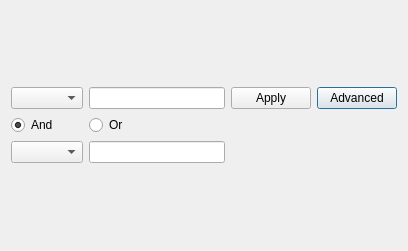
<?xml version="1.0" encoding="UTF-8"?>
<ui version="4.0">
 <class>FilterDialog</class>
 <widget class="QDialog" name="FilterDialog">
  <property name="geometry">
   <rect>
    <x>0</x>
    <y>0</y>
    <width>408</width>
    <height>251</height>
   </rect>
  </property>
  <property name="windowTitle">
   <string>Dialog</string>
  </property>
  <layout class="QGridLayout" name="gridLayout_2">
   <item row="0" column="0">
    <layout class="QGridLayout" name="gridLayout">
     <item row="0" column="0">
      <widget class="QComboBox" name="filter1Combo"/>
     </item>
     <item row="0" column="1">
      <widget class="QLineEdit" name="filter1Edit">
       <property name="frame">
        <bool>true</bool>
       </property>
      </widget>
     </item>
     <item row="0" column="3">
      <widget class="QPushButton" name="advancedButton">
       <property name="text">
        <string>Advanced</string>
       </property>
       <property name="checkable">
        <bool>true</bool>
       </property>
      </widget>
     </item>
     <item row="0" column="2">
      <widget class="QPushButton" name="filterButton">
       <property name="text">
        <string>Apply</string>
       </property>
      </widget>
     </item>
     <item row="1" column="0">
      <widget class="QRadioButton" name="andButton">
       <property name="text">
        <string>And</string>
       </property>
       <property name="checked">
        <bool>true</bool>
       </property>
      </widget>
     </item>
     <item row="1" column="1">
      <widget class="QRadioButton" name="orButton">
       <property name="text">
        <string>Or</string>
       </property>
      </widget>
     </item>
     <item row="2" column="0">
      <widget class="QComboBox" name="filter2Combo"/>
     </item>
     <item row="2" column="1">
      <widget class="QLineEdit" name="filter2Edit"/>
     </item>
    </layout>
   </item>
  </layout>
 </widget>
 <resources/>
 <connections/>
</ui>
